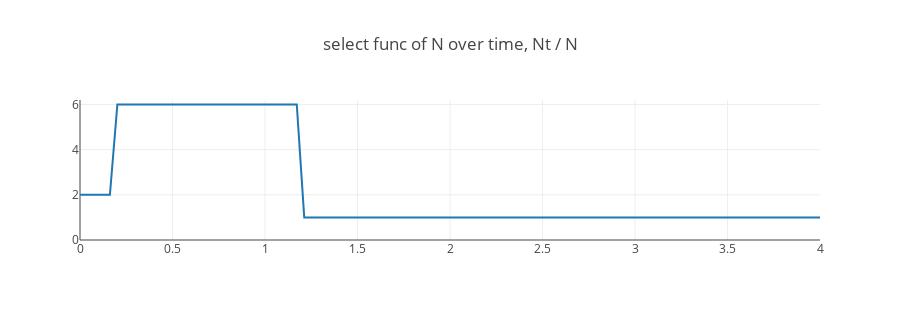

Notebook code cell kept with this figure:
### Code cell
# example using theta_function.

max_time= 4

theta_blocks= [2,6,1]
timez_blocks= [0.2,1.2,3]

time_array= np.array([
    timez_blocks,
    theta_blocks
]).T


###
###

t_func= theta_function

tfunc_kwargs= {
    'theta_time_array': time_array,
    'inverse':False
}

##
##

X_plot= np.linspace(0,max(timez_blocks) + 1,100)
y_plot= [t_func(x,**tfunc_kwargs) for x in X_plot]

fig_fn= [go.Scatter(
    x= X_plot,
    y= y_plot
)]


layout= go.Layout(
    title= 'select func of N over time, {}'.format(['N / Nt', 'Nt / N'][1-int(tfunc_kwargs['inverse'])]),
    yaxis= dict(range= [0,max(y_plot)+ 0.2]),
    height= 320
)

Figure= go.Figure(data= fig_fn, layout= layout)
iplot(Figure)

### Figure 1 — Plotly figure (JSON) as saved in the notebook; plotly's stock layout.template omitted (floating-point values rounded to 4 significant figures)
{"data": [{"type": "scatter", "uid": "15658b7f-3ba9-4586-bd9c-17d8e6713ce7", "x": [0, 0.0404, 0.08081, 0.1212, 0.1616, 0.202, 0.2424, 0.2828, 0.3232, 0.3636, 0.404, 0.4444, 0.4848, 0.5253, 0.5657, 0.6061, 0.6465, 0.6869, 0.7273, 0.7677, 0.8081, 0.8485, 0.8889, 0.9293, 0.9697, 1.01, 1.051, 1.091, 1.131, 1.172, 1.212, 1.253, 1.293, 1.333, 1.374, 1.414, 1.455, 1.495, 1.535, 1.576, 1.616, 1.657, 1.697, 1.737, 1.778, 1.818, 1.859, 1.899, 1.939, 1.98, 2.02, 2.061, 2.101, 2.141, 2.182, 2.222, 2.263, 2.303, 2.343, 2.384, 2.424, 2.465, 2.505, 2.545, 2.586, 2.626, 2.667, 2.707, 2.747, 2.788, 2.828, 2.869, 2.909, 2.949, 2.99, 3.03, 3.071, 3.111, 3.152, 3.192, 3.232, 3.273, 3.313, 3.354, 3.394, 3.434, 3.475, 3.515, 3.556, 3.596, 3.636, 3.677, 3.717, 3.758, 3.798, 3.838, 3.879, 3.919, 3.96, 4], "y": [2, 2, 2, 2, 2, 6, 6, 6, 6, 6, 6, 6, 6, 6, 6, 6, 6, 6, 6, 6, 6, 6, 6, 6, 6, 6, 6, 6, 6, 6, 1, 1, 1, 1, 1, 1, 1, 1, 1, 1, 1, 1, 1, 1, 1, 1, 1, 1, 1, 1, 1, 1, 1, 1, 1, 1, 1, 1, 1, 1, 1, 1, 1, 1, 1, 1, 1, 1, 1, 1, 1, 1, 1, 1, 1, 1, 1, 1, 1, 1, 1, 1, 1, 1, 1, 1, 1, 1, 1, 1, 1, 1, 1, 1, 1, 1, 1, 1, 1, 1]}], "layout": {"height": 320, "title": {"text": "select func of N over time, Nt / N"}, "yaxis": {"range": [0, 6.2]}}}
